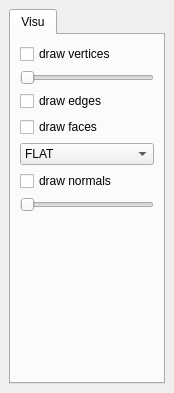
<?xml version="1.0" encoding="UTF-8"?>
<ui version="4.0">
 <class>DockWidget</class>
 <widget class="QDockWidget" name="DockWidget">
  <property name="geometry">
   <rect>
    <x>0</x>
    <y>0</y>
    <width>174</width>
    <height>393</height>
   </rect>
  </property>
  <property name="minimumSize">
   <size>
    <width>174</width>
    <height>393</height>
   </size>
  </property>
  <property name="windowTitle">
   <string>Commands</string>
  </property>
  <widget class="QWidget" name="dockWidgetContents">
   <layout class="QVBoxLayout" name="verticalLayout_3">
    <item>
     <widget class="QTabWidget" name="tabWidget">
      <property name="currentIndex">
       <number>0</number>
      </property>
      <widget class="QWidget" name="tab">
       <attribute name="title">
        <string>Visu</string>
       </attribute>
       <layout class="QVBoxLayout" name="verticalLayout">
        <item>
         <widget class="QCheckBox" name="check_drawVertices">
          <property name="text">
           <string>draw vertices</string>
          </property>
         </widget>
        </item>
        <item>
         <widget class="QSlider" name="slider_verticesSize">
          <property name="orientation">
           <enum>Qt::Horizontal</enum>
          </property>
         </widget>
        </item>
        <item>
         <widget class="QCheckBox" name="check_drawEdges">
          <property name="text">
           <string>draw edges</string>
          </property>
         </widget>
        </item>
        <item>
         <widget class="QCheckBox" name="check_drawFaces">
          <property name="text">
           <string>draw faces</string>
          </property>
         </widget>
        </item>
        <item>
         <widget class="QComboBox" name="combo_faceLighting">
          <item>
           <property name="text">
            <string>FLAT</string>
           </property>
          </item>
          <item>
           <property name="text">
            <string>PHONG</string>
           </property>
          </item>
         </widget>
        </item>
        <item>
         <widget class="QCheckBox" name="check_drawNormals">
          <property name="text">
           <string>draw normals</string>
          </property>
         </widget>
        </item>
        <item>
         <widget class="QSlider" name="slider_normalsSize">
          <property name="orientation">
           <enum>Qt::Horizontal</enum>
          </property>
         </widget>
        </item>
        <item>
         <spacer name="verticalSpacer">
          <property name="orientation">
           <enum>Qt::Vertical</enum>
          </property>
          <property name="sizeHint" stdset="0">
           <size>
            <width>20</width>
            <height>40</height>
           </size>
          </property>
         </spacer>
        </item>
       </layout>
      </widget>
     </widget>
    </item>
   </layout>
  </widget>
 </widget>
 <resources/>
 <connections>
  <connection>
   <sender>check_drawFaces</sender>
   <signal>toggled(bool)</signal>
   <receiver>combo_faceLighting</receiver>
   <slot>setVisible(bool)</slot>
   <hints>
    <hint type="sourcelabel">
     <x>65</x>
     <y>98</y>
    </hint>
    <hint type="destinationlabel">
     <x>65</x>
     <y>127</y>
    </hint>
   </hints>
  </connection>
  <connection>
   <sender>check_drawNormals</sender>
   <signal>toggled(bool)</signal>
   <receiver>slider_normalsSize</receiver>
   <slot>setVisible(bool)</slot>
   <hints>
    <hint type="sourcelabel">
     <x>75</x>
     <y>191</y>
    </hint>
    <hint type="destinationlabel">
     <x>75</x>
     <y>222</y>
    </hint>
   </hints>
  </connection>
  <connection>
   <sender>check_drawVertices</sender>
   <signal>toggled(bool)</signal>
   <receiver>slider_verticesSize</receiver>
   <slot>setVisible(bool)</slot>
   <hints>
    <hint type="sourcelabel">
     <x>75</x>
     <y>44</y>
    </hint>
    <hint type="destinationlabel">
     <x>75</x>
     <y>75</y>
    </hint>
   </hints>
  </connection>
 </connections>
</ui>
